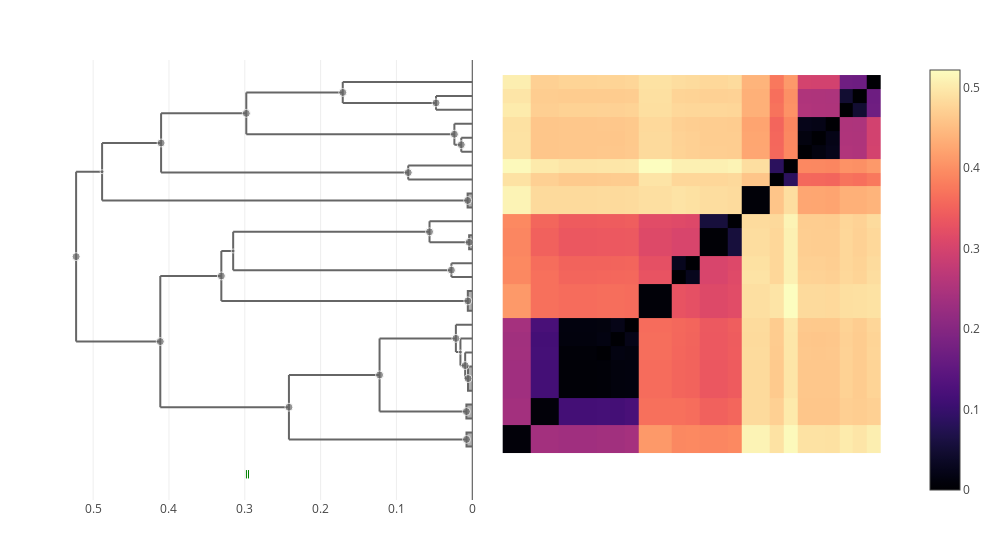

The notebook cell this image was saved under:
### Markdown cell above
### amygdali

### Code cell
let taxon = "amygdali"
    tree = trees[taxon] = cluster_annotate(cdata, taxon)
    plot(clustermap(cdata, tree))
end

### Figure 1 — Plotly figure (JSON) as saved in the notebook; plotly's stock layout.template omitted (floating-point values rounded to 4 significant figures; data arrays with more than 128 entries replaced by an {"elided": "..."} marker saying what was removed)
{"data": [{"colorscale": {"elided": "256x2 mixed values"}, "type": "heatmap", "x": [0.5, 2.5, 4.5, 7.232, 8.232, 9.232, 10.23, 12.65, 13.65, 14.65, 16.65, 17.65, 19.65, 20.65, 21.65, 22.65, 23.65, 24.65, 25.65, 26.65, 27.65], "y": [0.5, 2.5, 4.5, 7.232, 8.232, 9.232, 10.23, 12.65, 13.65, 14.65, 16.65, 17.65, 19.65, 20.65, 21.65, 22.65, 23.65, 24.65, 25.65, 26.65, 27.65], "z": {"elided": "20x20 float values"}}, {"hoverinfo": "skip", "line": {"color": "#666666"}, "mode": "lines", "showlegend": false, "type": "scatter", "x": [0.4104, 0.4104, null, 0.4104, 0.08446, null, 0.4104, 0.298, null], "xaxis": "x2", "y": [20.65, 24.9, null, 20.65, 20.65, null, 24.9, 24.9, null], "yaxis": "y"}, {"hoverinfo": "skip", "line": {"color": "#666666"}, "mode": "lines", "showlegend": false, "type": "scatter", "x": [0.08446, 0.08446, null, 0.08446, 0, null, 0.08446, 0, null], "xaxis": "x2", "y": [20.15, 21.15, null, 20.15, 20.15, null, 21.15, 21.15, null], "yaxis": "y"}, {"hoverinfo": "skip", "line": {"color": "#666666"}, "mode": "lines", "showlegend": false, "type": "scatter", "x": [0.2418, 0.2418, null, 0.2418, 0.007607, null, 0.2418, 0.1223, null], "xaxis": "x2", "y": [1.5, 6.124, null, 1.5, 1.5, null, 6.124, 6.124, null], "yaxis": "y"}, {"hoverinfo": "skip", "line": {"color": "#666666"}, "mode": "lines", "showlegend": false, "type": "scatter", "x": [0.0145, 0.0145, null, 0.0145, 0, null, 0.0145, 0, null], "xaxis": "x2", "y": [22.15, 23.15, null, 22.15, 22.15, null, 23.15, 23.15, null], "yaxis": "y"}, {"hoverinfo": "skip", "line": {"color": "#666666"}, "mode": "lines", "showlegend": false, "type": "scatter", "x": [0.009375, 0.009375, null, 0.009375, 0.00561, null, 0.009375, 0, null], "xaxis": "x2", "y": [5.866, 7.732, null, 5.866, 5.866, null, 7.732, 7.732, null], "yaxis": "y"}, {"hoverinfo": "skip", "line": {"color": "#666666"}, "mode": "lines", "showlegend": false, "type": "scatter", "x": [0.05637, 0.05637, null, 0.05637, 0.004155, null, 0.05637, 0, null], "xaxis": "x2", "y": [15.65, 17.15, null, 15.65, 15.65, null, 17.15, 17.15, null], "yaxis": "y"}, {"hoverinfo": "skip", "line": {"color": "#666666"}, "mode": "lines", "showlegend": false, "type": "scatter", "x": [0.0236, 0.0236, null, 0.0236, 0.0145, null, 0.0236, 0, null], "xaxis": "x2", "y": [22.65, 24.15, null, 22.65, 22.65, null, 24.15, 24.15, null], "yaxis": "y"}, {"hoverinfo": "skip", "line": {"color": "#666666"}, "mode": "lines", "showlegend": false, "type": "scatter", "x": [0.4114, 0.4114, null, 0.4114, 0.2418, null, 0.4114, 0.3309, null], "xaxis": "x2", "y": [3.812, 13.23, null, 3.812, 3.812, null, 13.23, 13.23, null], "yaxis": "y"}, {"hoverinfo": "skip", "line": {"color": "#666666"}, "mode": "lines", "showlegend": false, "type": "scatter", "x": [0.02162, 0.02162, null, 0.02162, 0.01563, null, 0.02162, 0, null], "xaxis": "x2", "y": [7.766, 9.732, null, 7.766, 7.766, null, 9.732, 9.732, null], "yaxis": "y"}, {"fill": "toself", "hoverinfo": "skip", "line": {"color": "#666666"}, "mode": "lines", "showlegend": false, "type": "scatter", "x": [0, 0.00561, 0.00561, 0], "xaxis": "x2", "y": [5, 5, 6.732, 6.732], "yaxis": "y"}, {"fill": "toself", "hoverinfo": "skip", "line": {"color": "#666666"}, "mode": "lines", "showlegend": false, "type": "scatter", "x": [0, 0.005882, 0.005882, 0], "xaxis": "x2", "y": [10.73, 10.73, 12.15, 12.15], "yaxis": "y"}, {"hoverinfo": "skip", "line": {"color": "#666666"}, "mode": "lines", "showlegend": false, "type": "scatter", "x": [0.298, 0.298, null, 0.298, 0.0236, null, 0.298, 0.1708, null], "xaxis": "x2", "y": [23.4, 26.4, null, 23.4, 23.4, null, 26.4, 26.4, null], "yaxis": "y"}, {"hoverinfo": "skip", "line": {"color": "#666666"}, "mode": "lines", "showlegend": false, "type": "scatter", "x": [0.1708, 0.1708, null, 0.1708, 0.04782, null, 0.1708, 0, null], "xaxis": "x2", "y": [25.65, 27.15, null, 25.65, 25.65, null, 27.15, 27.15, null], "yaxis": "y"}, {"hoverinfo": "skip", "line": {"color": "#666666"}, "mode": "lines", "showlegend": false, "type": "scatter", "x": [0.02753, 0.02753, null, 0.02753, 0, null, 0.02753, 0, null], "xaxis": "x2", "y": [13.15, 14.15, null, 13.15, 13.15, null, 14.15, 14.15, null], "yaxis": "y"}, {"fill": "toself", "hoverinfo": "skip", "line": {"color": "#666666"}, "mode": "lines", "showlegend": false, "type": "scatter", "x": [0, 0.007607, 0.007607, 0], "xaxis": "x2", "y": [1, 1, 2, 2], "yaxis": "y"}, {"hoverinfo": "skip", "line": {"color": "#666666"}, "mode": "lines", "showlegend": false, "type": "scatter", "x": [0.3309, 0.3309, null, 0.3309, 0.005882, null, 0.3309, 0.3153, null], "xaxis": "x2", "y": [11.44, 15.02, null, 11.44, 11.44, null, 15.02, 15.02, null], "yaxis": "y"}, {"fill": "toself", "hoverinfo": "skip", "line": {"color": "#666666"}, "mode": "lines", "showlegend": false, "type": "scatter", "x": [0, 0.007769, 0.007769, 0], "xaxis": "x2", "y": [3, 3, 4, 4], "yaxis": "y"}, {"hoverinfo": "skip", "line": {"color": "#666666"}, "mode": "lines", "showlegend": false, "type": "scatter", "x": [0.5224, 0.5224, null, 0.5224, 0.4114, null, 0.5224, 0.4882, null], "xaxis": "x2", "y": [8.521, 20.71, null, 8.521, 8.521, null, 20.71, 20.71, null], "yaxis": "y"}, {"hoverinfo": "skip", "line": {"color": "#666666"}, "mode": "lines", "showlegend": false, "type": "scatter", "x": [0.04782, 0.04782, null, 0.04782, 0, null, 0.04782, 0, null], "xaxis": "x2", "y": [25.15, 26.15, null, 25.15, 25.15, null, 26.15, 26.15, null], "yaxis": "y"}, {"hoverinfo": "skip", "line": {"color": "#666666"}, "mode": "lines", "showlegend": false, "type": "scatter", "x": [0.1223, 0.1223, null, 0.1223, 0.007769, null, 0.1223, 0.02162, null], "xaxis": "x2", "y": [3.5, 8.749, null, 3.5, 3.5, null, 8.749, 8.749, null], "yaxis": "y"}, {"hoverinfo": "skip", "line": {"color": "#666666"}, "mode": "lines", "showlegend": false, "type": "scatter", "x": [0.4882, 0.4882, null, 0.4882, 0.006151, null, 0.4882, 0.4104, null], "xaxis": "x2", "y": [18.65, 22.77, null, 18.65, 18.65, null, 22.77, 22.77, null], "yaxis": "y"}, {"fill": "toself", "hoverinfo": "skip", "line": {"color": "#666666"}, "mode": "lines", "showlegend": false, "type": "scatter", "x": [0, 0.006151, 0.006151, 0], "xaxis": "x2", "y": [18.15, 18.15, 19.15, 19.15], "yaxis": "y"}, {"hoverinfo": "skip", "line": {"color": "#666666"}, "mode": "lines", "showlegend": false, "type": "scatter", "x": [0.01563, 0.01563, null, 0.01563, 0.009375, null, 0.01563, 0, null], "xaxis": "x2", "y": [6.799, 8.732, null, 6.799, 6.799, null, 8.732, 8.732, null], "yaxis": "y"}, {"hoverinfo": "skip", "line": {"color": "#666666"}, "mode": "lines", "showlegend": false, "type": "scatter", "x": [0.3153, 0.3153, null, 0.3153, 0.02753, null, 0.3153, 0.05637, null], "xaxis": "x2", "y": [13.65, 16.4, null, 13.65, 13.65, null, 16.4, 16.4, null], "yaxis": "y"}, {"fill": "toself", "hoverinfo": "skip", "line": {"color": "#666666"}, "mode": "lines", "showlegend": false, "type": "scatter", "x": [0, 0.004155, 0.004155, 0], "xaxis": "x2", "y": [15.15, 15.15, 16.15, 16.15], "yaxis": "y"}, {"customdata": [[54, 8], [47, 2], [50, 11], [40, 2], [39, 5], [46, 3], [43, 3], [55, 19], [42, 7], [34, 4], [35, 3], [51, 6], [49, 3], [44, 2], [37, 2], [53, 8], [38, 2], [57, 29], [45, 2], [48, 9], [56, 10], [36, 2], [41, 6], [52, 5], [33, 2]], "hovertemplate": "ID: %{customdata[0]}<br>\nHeight: %{x:.3f}<br>\nGenome count: %{customdata[1]}\n\n<extra></extra>", "marker": {"color": "#666666", "size": [8, 8, 8, 8, 8, 8, 8, 8, 8, 8, 8, 8, 8, 8, 8, 8, 8, 8, 8, 8, 4, 8, 4, 4, 8]}, "mode": "markers", "showlegend": false, "type": "scatter", "x": [0.4104, 0.08446, 0.2418, 0.0145, 0.009375, 0.05637, 0.0236, 0.4114, 0.02162, 0.00561, 0.005882, 0.298, 0.1708, 0.02753, 0.007607, 0.3309, 0.007769, 0.5224, 0.04782, 0.1223, 0.4882, 0.006151, 0.01563, 0.3153, 0.004155], "xaxis": "x2", "y": [22.77, 20.65, 3.812, 22.65, 6.799, 16.4, 23.4, 8.521, 8.749, 5.866, 11.44, 24.9, 26.4, 13.65, 1.5, 13.23, 3.5, 14.61, 25.65, 6.124, 20.71, 18.65, 7.766, 15.02, 15.65], "yaxis": "y"}, {"hovertemplate": "%{text} <br>\n%{x}\n<extra></extra>\n", "marker": {"color": "green", "line": {"color": "green", "width": 1}, "symbol": "line-ns"}, "mode": "markers", "text": ["syringae", "savastanoi"], "type": "scatter", "x": [0.2951, 0.2978], "xaxis": "x2", "y": [-1, -1, -1, -1, -1, -1, -1, -1, -1, -1, -1, -1, -1, -1, -1, -1, -1, -1, -1, -1, -1, -1, -1, -1, -1, -1, -1, -1, -1, -1]}], "layout": {"height": 550, "hovermode": "closest", "margin": {"b": 50, "l": 50, "r": 50, "t": 60}, "showlegend": false, "width": 1000, "xaxis": {"domain": [0.505, 1], "scaleanchor": "y", "visible": false}, "xaxis2": {"autorange": "reversed", "domain": [0, 0.495], "rangemode": "nonnegative", "showspikes": true, "spikedash": "solid", "spikemode": "across", "spikethickness": 1}, "yaxis": {"scaleanchor": "x", "visible": false}}}
